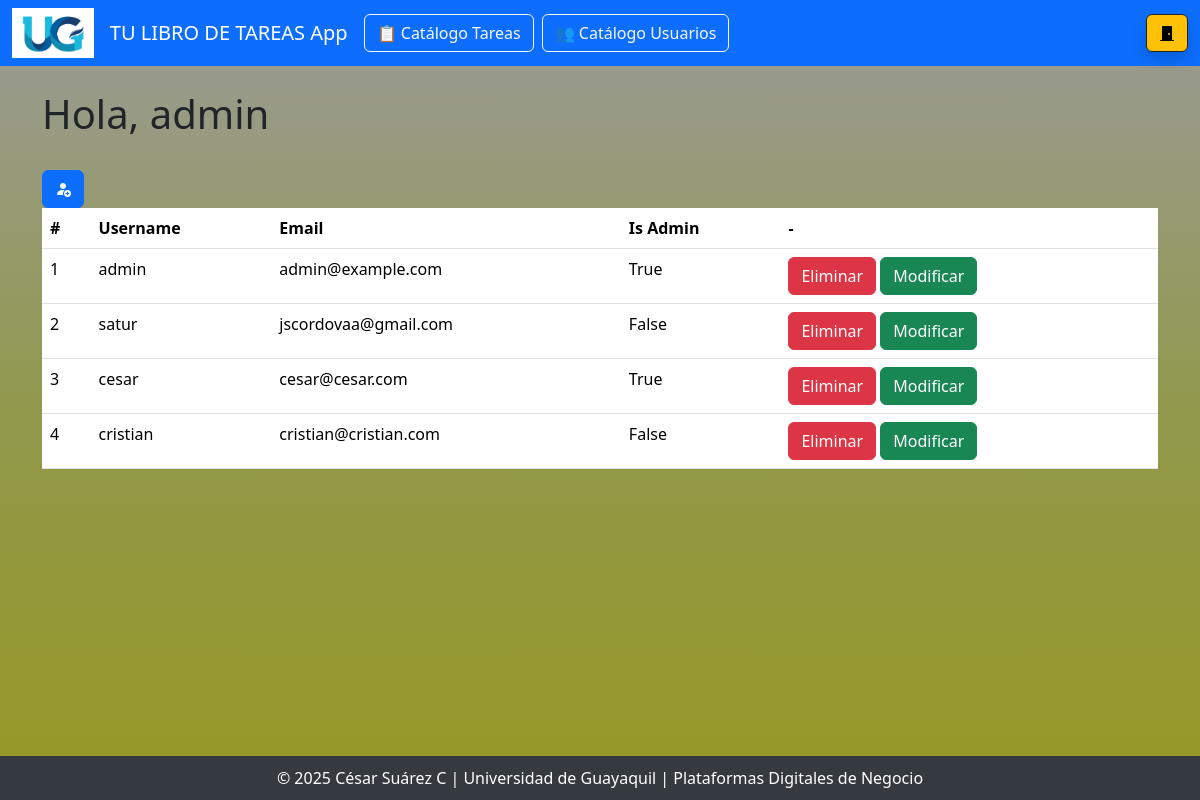
The app's page /usuario_read (signed in), older data.
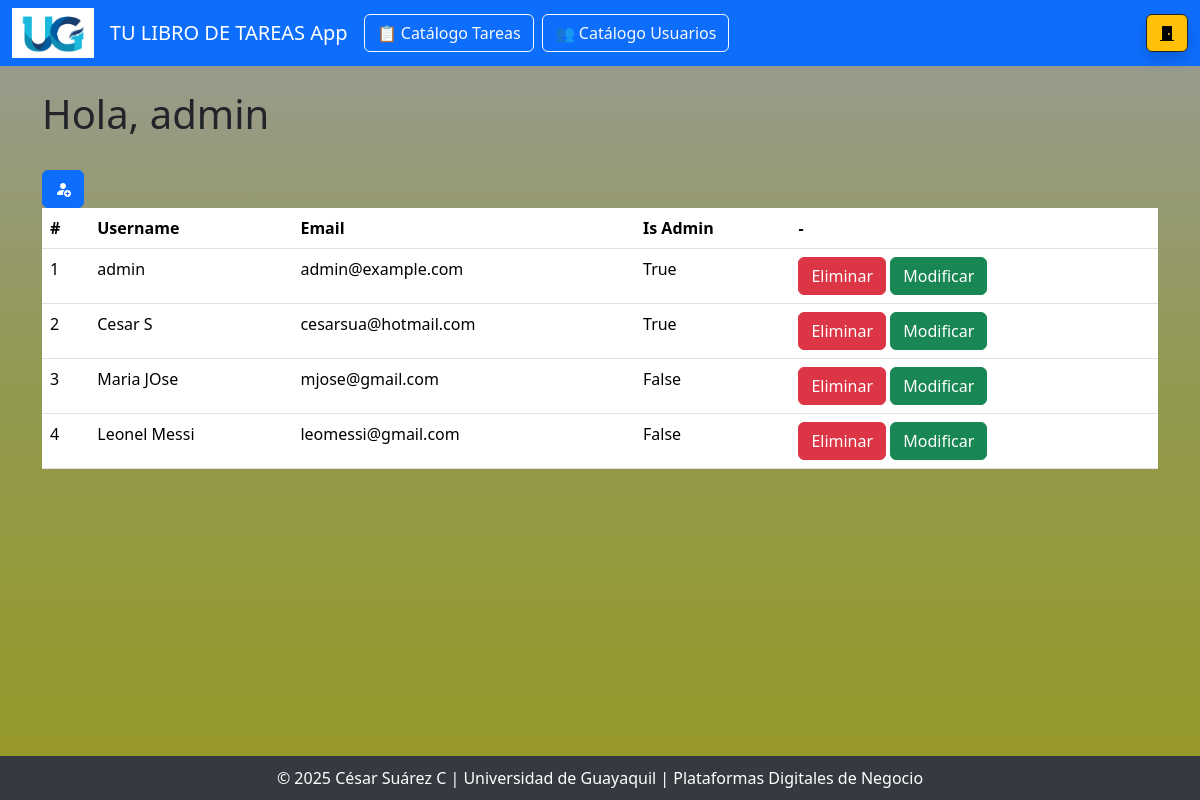
The same page, newer data.
### main.py (models this page shows)
class Usuario(UserMixin, db.Model):
    id = db.Column(db.Integer, primary_key=True)
    username = db.Column(db.String(150), nullable=False, unique=True)
    email = db.Column(db.String(150), unique=True)
    password = db.Column(db.String(150))
    is_admin = db.Column(db.Boolean, default=False)
    tareas = db.relationship('Tarea', backref='usuario', lazy=True)

### main.py (the view)
@app.route("/usuario_read", methods=['GET','POST'])
@login_required
def usuario_read():
    usuarios = Usuario.query.all()
    return render_template('usuario_read.html',usuarios=usuarios, user = current_user)

### main.py (called while the page is built)
@login_manager.user_loader
def load_user(user_id):
    return Usuario.query.get(int(user_id))

### templates/usuario_read.html (shortened to what this page needs)
{% extends "base.html" %}
{%block contenido %}
<H1 class="animate__animated animate__bounce">Hola, {{user.username }}</H1> <br>
<a href="usuario_add"><button class="btn btn-primary"><i class="bi bi-person-fill-add"></i></button></a><br>
<table class="table">
    <thead>
        <tr>
            <th scope="col">#</th>
            <th scope="col">Username</th>
            <th scope="col">Email</th>
            <th scope="col">Is Admin</th>
            <th scope="col">-</th>
        </tr>
    </thead>
    <tbody>
        {% for u in usuarios %}
        <tr>
            <td scope="col">{{u.id}}</td>
            <td scope="col">{{u.username}}</td>
            <td scope="col">{{u.email}}</td>
            <td scope="col">{{u.is_admin}}</td>
            <td scope="col"><a href="{{ url_for('usuario_delete', id=u.id) }}"><button class="btn btn-danger">Eliminar</button></a>
                            <a href="{{ url_for('usuario_update', id=u.id) }}"><button class="btn btn-success">Modificar</button></a>
            </td>
        </tr>
        {% endfor %}
    </tbody>
</table>
{% endblock %}

### templates/base.html (shortened to what this page needs)
<!DOCTYPE html>
<html lang="es">
<head>
    <link href="https://cdn.jsdelivr.net/npm/bootstrap@5.3.7/dist/css/bootstrap.min.css" rel="stylesheet"
>
    <link rel="stylesheet" href="https://cdn.jsdelivr.net/npm/bootstrap-icons@1.13.1/font/bootstrap-icons.min.css">
    <link rel="stylesheet" href="https://cdnjs.cloudflare.com/ajax/libs/animate.css/4.1.1/animate.min.css" />
</head>
<body>
    <header>
        <nav class="navbar navbar-expand-lg bg-primary navbar-dark">
            <div class="container-fluid">
                <img src="{{ url_for('static', filename='logo_uni.png') }}" alt="Logo Universidad" class="logo-uni me-3">
                <a class="navbar-brand" href="#">TU LIBRO DE TAREAS App</a>
                <div class="collapse navbar-collapse" id="navbarSupportedContent">
                    <ul class="navbar-nav me-auto mb-2 mb-lg-0">
                        <li class="nav-item">
                            <a class="btn btn-outline-light me-2" href="/">📋 Catálogo Tareas</a>
                        </li>
                        <li class="nav-item">
                            {% if user.is_admin %}
                            <a class="btn btn-outline-light" href="{{ url_for('usuario_read') }}">👥 Catálogo Usuarios</a>
                            {% endif %}
                        </li>
                    </ul>
                    <a href="{{ url_for('logout') }}"><button class="btn btn-warning fw-bold border-dark shadow">
                        <i class="bi bi-door-closed-fill"></i></button>
                    </a>
                </div>
            </div>
        </nav>
    </header>
    <main class="container py-4">
        {% block contenido %}{% endblock %}
    </main>
     <footer>
        &copy; 2025 César Suárez C | Universidad de Guayaquil | Plataformas Digitales de Negocio
    </footer>
</body>
</html>

### templates/base.html (style rules this page uses)
body { background: linear-gradient(to bottom, #9a9b99, #92994e, #979924); min-height: 100vh; display: flex; flex-direction: column; }
main { flex: 1; }
.logo-uni { height: 50px; }
footer { background-color: #343a40; color: white; padding: 10px 0; text-align: center; }

Row changes from the older to the newer data that the page shows:
changed Usuario id 2: username "satur" → "Cesar S"; email "jscordovaa@gmail.com" → "cesarsua@hotmail.com"; is_admin "False" → "True"
changed Usuario id 3: username "cesar" → "Maria JOse"; email "cesar@cesar.com" → "mjose@gmail.com"; is_admin "True" → "False"
changed Usuario id 4: username "cristian" → "Leonel Messi"; email "cristian@cristian.com" → "leomessi@gmail.com"
